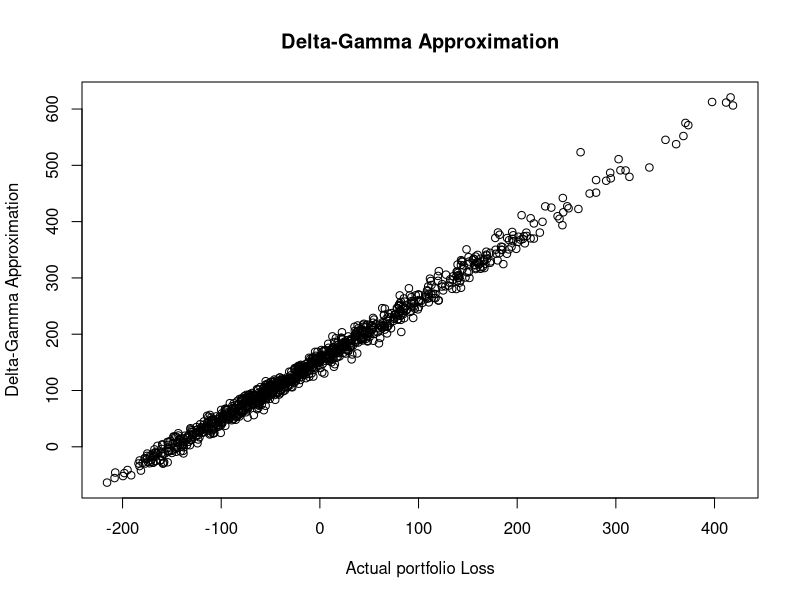

R code for this plot:
# Problem 3 Practice on Delta-Gamma Approximation for VaR
# Function to calculate VaR and Eexpected shortfall
calcVarAndShortfallFromLossVector<-function(loss_vec, alp)
{
  loss_ordered=sort(loss_vec)
  n=length(loss_vec)
  var_pick=ceiling(n*alp)
  var=loss_ordered[var_pick]
  sf=mean(loss_ordered[var_pick:n])
  return(cbind(alp, var, sf))
}
# Function to calculate Black-Scholes call price 
bsCall<-function(notion, s, k, vol, r, t)
{
  d1=(log(s/k)+t*(r+vol^2/2))/(vol*sqrt(t))
  d2=d1-vol*sqrt(t)
  c=s*pnorm(d1)-k*exp(-r*t)*pnorm(d2)
  return(notion*c)
}
# Function to calculate Black-Scholes put price
bsPut<-function(notion, s, k, vol, r, t)
{
  d1=(log(s/k)+t*(r+vol^2/2))/(vol*sqrt(t))
  d2=d1-vol*sqrt(t)
  p=k*exp(-r*t)*pnorm(-d2)-s*pnorm(-d1)
  return(notion*p)
}
# Function to calculate Black-Scholes call delta
bsCallDelta<-function(notion, s, k, vol, r, t)
{
  d1=(log(s/k)+t*(r+vol^2/2))/(vol*sqrt(t))
  delta=pnorm(d1)
  return(notion*delta)
}
# Function to calculate Black-Scholes put delta
bsPutDelta<-function(notion, s, k, vol, r, t)
{
  d1=(log(s/k)+t*(r+vol^2/2))/(vol*sqrt(t))
  delta=pnorm(d1)-1
  return(notion*delta)
}
# Function to calculate Black-Scholes gamma
bsGamma<-function(notion, s, k, vol, r, t)
{
  d1=(log(s/k)+t*(r+vol^2/2))/(vol*sqrt(t))
  gamma=(1/(s*vol*sqrt(t)))*(1/sqrt(2*pi))*exp(-d1^2/2)
  return(notion*gamma)
}
# Function to calculate Black-Scholes call theta
bsCallTheta<-function(notion, s, k, vol, r, t)
{
  d1=(log(s/k)+t*(r+vol^2/2))/(vol*sqrt(t))
  d2=d1-vol*sqrt(t)
  theta=(1/250)*(-((s*vol/(2*sqrt(t)))*(1/sqrt(2*pi))*exp(-d1^2/2))-r*k*exp(-r*t)*pnorm(d2))
  return(notion*theta)
}
# Function to calculate Black-Scholes put theta
bsPutTheta<-function(notion, s, k, vol, r, t)
{
  d1=(log(s/k)+t*(r+vol^2/2))/(vol*sqrt(t))
  d2=d1-vol*sqrt(t)
  theta=(1/250)*(-((s*vol/(2*sqrt(t)))*(1/sqrt(2*pi))*exp(-d1^2/2))+r*k*exp(-r*t)*pnorm(-d2))
  return(notion*theta)  
}
# Simulation
N=1000
callNotion=-10
putNotion=-5
k=100
sig=0.40
r=0.05
t0=0.10
delt=0.04
t1=t0-delt
actualLoss=numeric(N)
deltaGammaLoss=numeric(N)
for (i in 1:N) 
{
  s0=matrix(100,nrow=10,ncol=1)
  s1=s0*exp((r-sig^2/2)*delt+sig*sqrt(delt)*rnorm(10))
  v0=bsCall(callNotion,s0,k,sig,r,t0)+bsPut(putNotion,s0,k,sig,r,t0)
  v1=bsCall(callNotion,s1,k,sig,r,t1)+bsPut(putNotion,s1,k,sig,r,t1)  
  actualLoss[i]=sum(v0-v1)
  theta=bsCallTheta(callNotion,s0,k,sig,r,t0)+bsPutTheta(putNotion,s0,k,sig,r,t0)
  delta=bsCallDelta(callNotion,s0,k,sig,r,t0)+bsPutDelta(putNotion,s0,k,sig,r,t0)
  gamma=bsGamma(callNotion,s0,k,sig,r,t0)+bsGamma(putNotion,s0,k,sig,r,t0)
  deltaGammaLoss[i]=sum(-theta*delt-delta*(s1-s0)-0.5*gamma*(s1-s0)^2)
}
plot(actualLoss,deltaGammaLoss,main="Delta-Gamma Approximation",xlab="Actual portfolio Loss",ylab="Delta-Gamma Approximation")
# Estimate 99% VaR from the empirical sample quantile
alpha=0.99
calcVarAndShortfallFromLossVector(actualLoss,alpha)
calcVarAndShortfallFromLossVector(deltaGammaLoss,alpha)